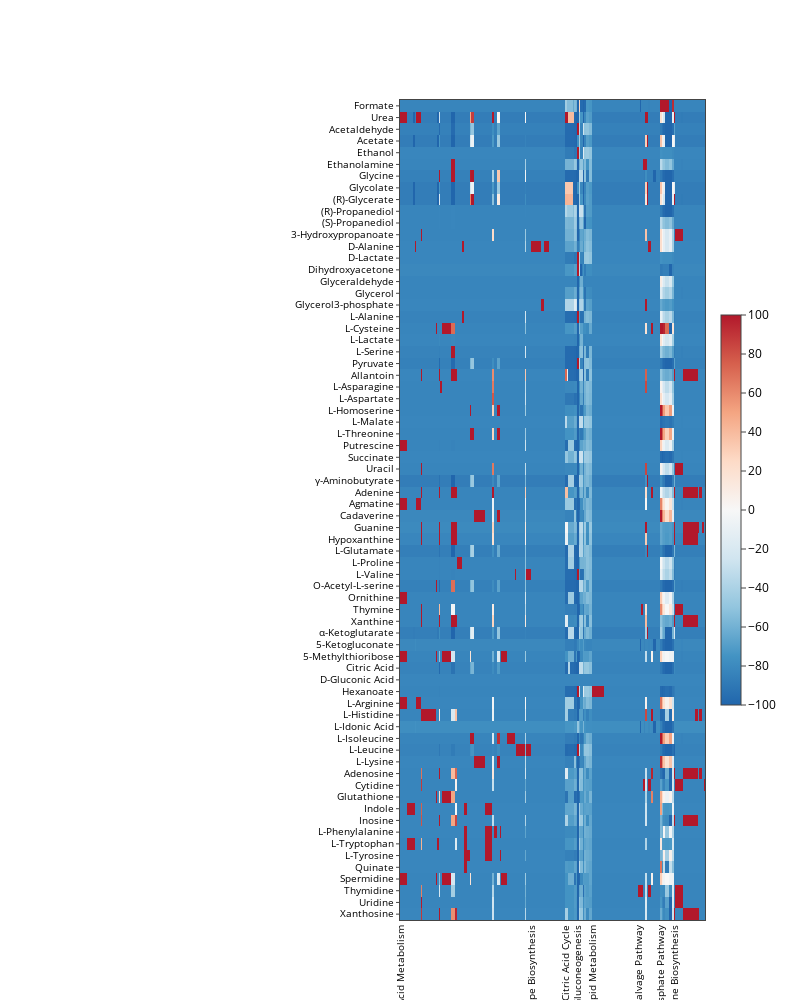

The code cell stored with this chart in its notebook:
### Code cell
layout = go.Layout(height=1000,
                   width=800,
                   margin=dict(l=400),
                   xaxis=dict(#title='Product',
                              #titlefont=dict(family='Arial', size=18, color='black'),
                              showline=True,
                              mirror=True,
                              ticks='outside',
                              ticklen=0,
                              nticks=1,
                              tickfont=dict(size=10, color='black'),
                              ticktext=subsystem_labels,
                              tickvals=expression_change_df.index,
                              tickangle=-90),
                   yaxis=dict(#title='Product',
                              #titlefont=dict(family='Arial', size=18, color='black'),
                              showline=True,
                              mirror=True,
                              ticks='outside',
                              ticklen=3,
                              tickfont=dict(size=9.5, color='black')
                   
)
                   
             )
fig = go.Figure(data=[go.Heatmap(z=expression_change_df[expression_change_df.columns[:-1]].values.transpose(),
                                y=expression_change_df.columns[:-1],
                                x=expression_change_df.index,
                                zmin=-100, zmax=100, colorscale=list(reversed(pycolors.diverging.RdBu[1:-1])),
                                colorbar=dict(thickness=20, len=0.5,ticks='outside',
                                              tickfont=dict(size=12,color='black'),
                                              nticks=20))],
                layout=layout)


plot(fig)

pio.write_image(fig, 'images/flux_change_heatmap_objB.svg')

### Figure 1 — Plotly figure (JSON) as saved in the notebook; plotly's stock layout.template omitted (floating-point values rounded to 4 significant figures; data arrays with more than 128 entries replaced by an {"elided": "..."} marker saying what was removed)
{"data": [{"colorbar": {"len": 0.5, "nticks": 20, "thickness": 20, "tickfont": {"color": "black", "size": 12}, "ticks": "outside"}, "colorscale": [[0, "rgb(33,102,172)"], [0.125, "rgb(67,147,195)"], [0.25, "rgb(146,197,222)"], [0.375, "rgb(209,229,240)"], [0.5, "rgb(247,247,247)"], [0.625, "rgb(253,219,199)"], [0.75, "rgb(244,165,130)"], [0.875, "rgb(214,96,77)"], [1, "rgb(178,24,43)"]], "type": "heatmap", "x": {"elided": "205 str values"}, "y": ["Xanthosine", "Uridine", "Thymidine", "Spermidine", "Quinate", "L-Tyrosine", "L-Tryptophan", "L-Phenylalanine", "Inosine", "Indole", "Glutathione", "Cytidine", "Adenosine", "L-Lysine", "L-Leucine", "L-Isoleucine", "L-Idonic Acid", "L-Histidine", "L-Arginine", "Hexanoate", "D-Gluconic Acid", "Citric Acid", "5-Methylthioribose", "5-Ketogluconate", "α-Ketoglutarate", "Xanthine", "Thymine", "Ornithine", "O-Acetyl-L-serine", "L-Valine", "L-Proline", "L-Glutamate", "Hypoxanthine", "Guanine", "Cadaverine", "Agmatine", "Adenine", "γ-Aminobutyrate", "Uracil", "Succinate", "Putrescine", "L-Threonine", "L-Malate", "L-Homoserine", "L-Aspartate", "L-Asparagine", "Allantoin", "Pyruvate", "L-Serine", "L-Lactate", "L-Cysteine", "L-Alanine", "Glycerol3-phosphate", "Glycerol", "Glyceraldehyde", "Dihydroxyacetone", "D-Lactate", "D-Alanine", "3-Hydroxypropanoate", "(S)-Propanediol", "(R)-Propanediol", "(R)-Glycerate", "Glycolate", "Glycine", "Ethanolamine", "Ethanol", "Acetate", "Acetaldehyde", "Urea", "Formate"], "z": {"elided": "70x205 float values"}, "zmax": 100, "zmin": -100}], "layout": {"height": 1000, "margin": {"l": 400}, "width": 800, "xaxis": {"mirror": true, "nticks": 1, "showline": true, "tickangle": -90, "tickfont": {"color": "black", "size": 10}, "ticklen": 0, "ticks": "outside", "ticktext": {"elided": "205 str values"}, "tickvals": {"elided": "205 str values"}}, "yaxis": {"mirror": true, "showline": true, "tickfont": {"color": "black", "size": 9.5}, "ticklen": 3, "ticks": "outside"}}}
